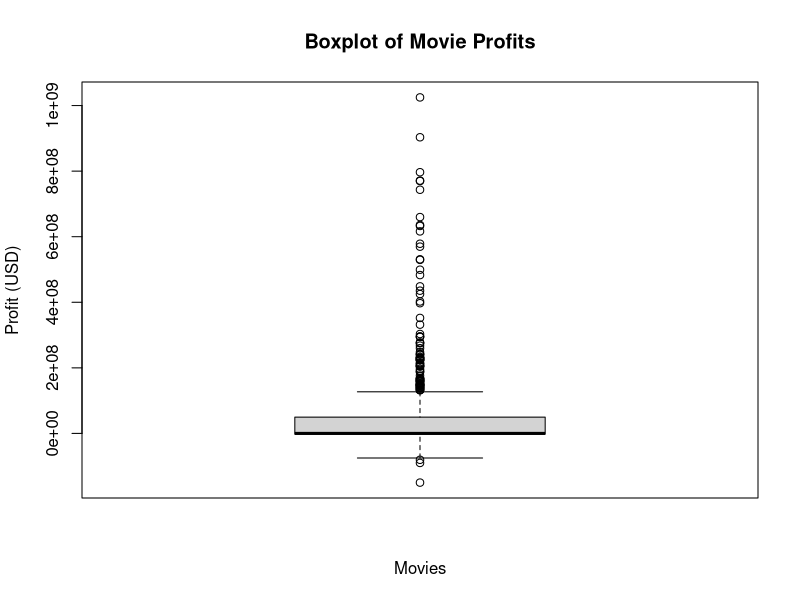
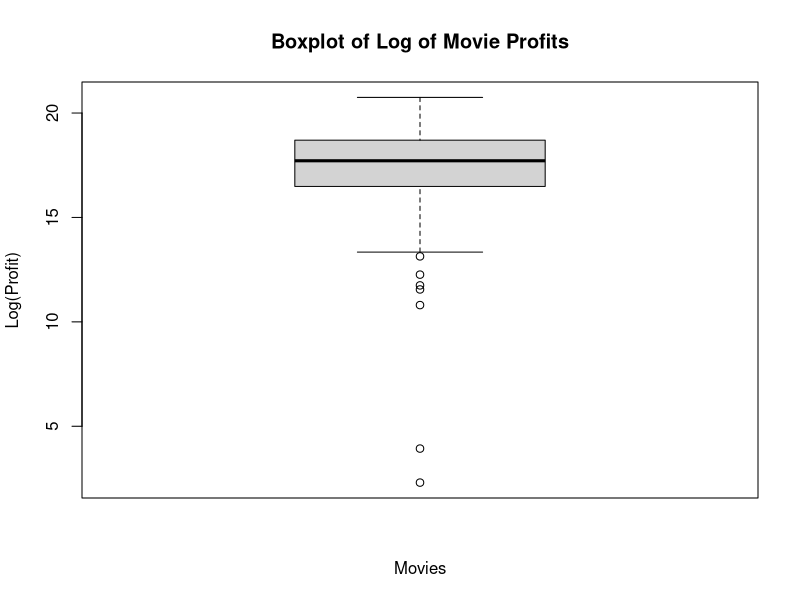
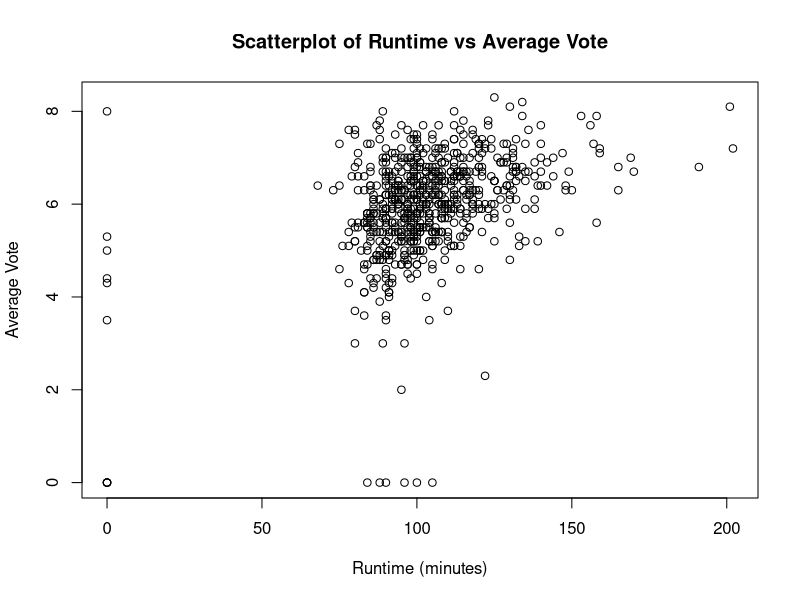

Generate these figures, in order, with R:
## ---- chunk 1
knitr::opts_chunk$set(echo = TRUE)
## ---- chunk 2
movies <- read.delim("movies3.tsv")
dim(movies)
str(movies)
length(unique(movies$title))

## ---- chunk 3
table(movies$genre)
table(movies$original_language)
table(movies$first_actor_gender)
table(movies$director_gender)

class(movies$budget)
summary(movies$budget)
class(movies$runtime)
summary(movies$runtime)
class(movies$release_year)
## ---- chunk 4

movies$profits <- movies$revenue - movies$budget
mean(movies$profits)
median(movies$profits)
max(movies$profits)
min(movies$profits)

## ---- chunk 5

movies[which.max(movies$profits), c("title", "profits")]
movies[which.min(movies$profits), c("title", "profits")]

## ---- chunk 6

boxplot(movies$profits,
        main = "Boxplot of Movie Profits",
        xlab = "Movies",
        ylab = "Profit (USD)")

quantile(movies$profits)

## ---- chunk 7

movies$log_profits <- log(movies$profits)
mean(movies$log_profits)

## ---- chunk 8

movies$log_profits[movies$profits <= 0] <- NA
mean(movies$log_profits, na.rm = TRUE)

boxplot(movies$log_profits,
        main = "Boxplot of Log of Movie Profits",
        xlab = "Movies",
        ylab = "Log(Profit)")

## ---- chunk 9

plot(movies$runtime, movies$vote_average,
     main = "Scatterplot of Runtime vs Average Vote",
     xlab = "Runtime (minutes)",
     ylab = "Average Vote")

## ---- chunk 10
#WRITE YOUR CODE HERE

## ---- chunk 11
#WRITE YOUR CODE HERE

## ---- chunk 12
#WRITE YOUR CODE HERE

## ---- chunk 13
#WRITE YOUR CODE HERE

## ---- chunk 14
#WRITE YOUR CODE HERE

## ---- chunk 15
#WRITE YOUR CODE HERE

## ---- chunk 16
#WRITE YOUR CODE HERE

## ---- chunk 17
#WRITE YOUR CODE HERE


## ---- chunk 18
#WRITE YOUR CODE HERE


## ---- chunk 19
#WRITE YOUR CODE HERE


## ---- chunk 20
#WRITE YOUR CODE HERE


## ---- chunk 21
#WRITE YOUR CODE HERE


## ---- chunk 22
#WRITE YOUR CODE HERE


## ---- chunk 23
#WRITE YOUR CODE HERE


## ---- chunk 24
#WRITE YOUR CODE HERE

## ---- chunk 25
#WRITE YOUR CODE HERE

## ---- chunk 26
#WRITE YOUR CODE HERE

## ---- chunk 27
#WRITE YOUR CODE HERE

## ---- chunk 28
#WRITE YOUR CODE HERE

## ---- chunk 29
#WRITE YOUR CODE HERE

## ---- chunk 30
#WRITE YOUR CODE HERE

## ---- chunk 31
#WRITE YOUR CODE HERE

## ---- chunk 32
#WRITE YOUR CODE HERE

## ---- chunk 33
#WRITE YOUR CODE HERE

## ---- chunk 34
#WRITE YOUR CODE HERE

## ---- chunk 35
#WRITE YOUR CODE HERE

## ---- chunk 36
#WRITE YOUR CODE HERE

## ---- chunk 37
#WRITE YOUR CODE HERE

## ---- chunk 38
#WRITE YOUR CODE HERE

## ---- chunk 39
#WRITE YOUR CODE HERE
